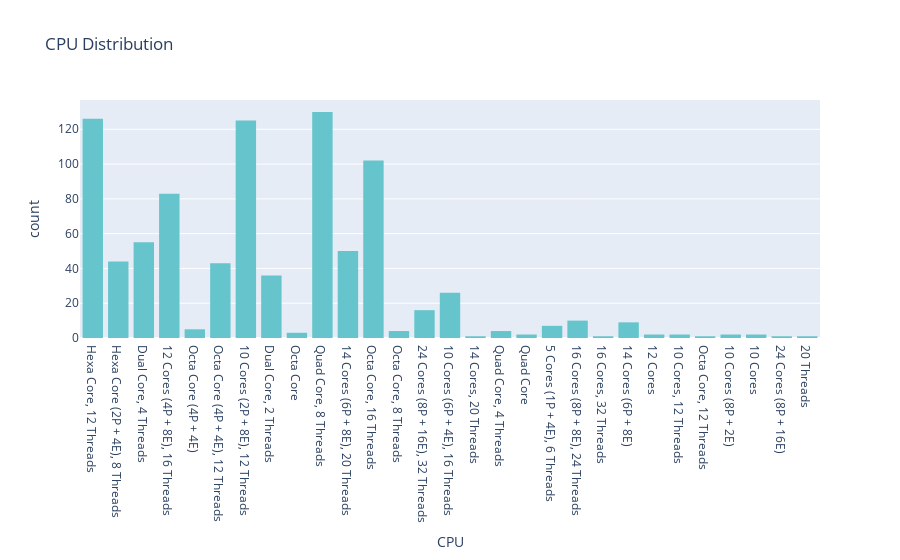

Source (notebook cell):
### Markdown cell above
## CPU Distribution:

### Code cell
plt = px.histogram(df, x='CPU', title="CPU Distribution", color_discrete_sequence=px.colors.qualitative.Pastel)
plt.show()

### Figure 1 — Plotly figure (JSON) as saved in the notebook; plotly's stock layout.template omitted (floating-point values rounded to 4 significant figures; data arrays with more than 128 entries replaced by an {"elided": "..."} marker saying what was removed)
{"data": [{"alignmentgroup": "True", "bingroup": "x", "hovertemplate": "CPU=%{x}<br>count=%{y}<extra></extra>", "legendgroup": "", "marker": {"color": "rgb(102, 197, 204)", "pattern": {"shape": ""}}, "name": "", "offsetgroup": "", "orientation": "v", "showlegend": false, "type": "histogram", "x": {"elided": "893 str values"}, "xaxis": "x", "yaxis": "y"}], "layout": {"barmode": "relative", "legend": {"tracegroupgap": 0}, "title": {"text": "CPU Distribution"}, "xaxis": {"anchor": "y", "domain": [0, 1], "title": {"text": "CPU"}}, "yaxis": {"anchor": "x", "domain": [0, 1], "title": {"text": "count"}}}}
